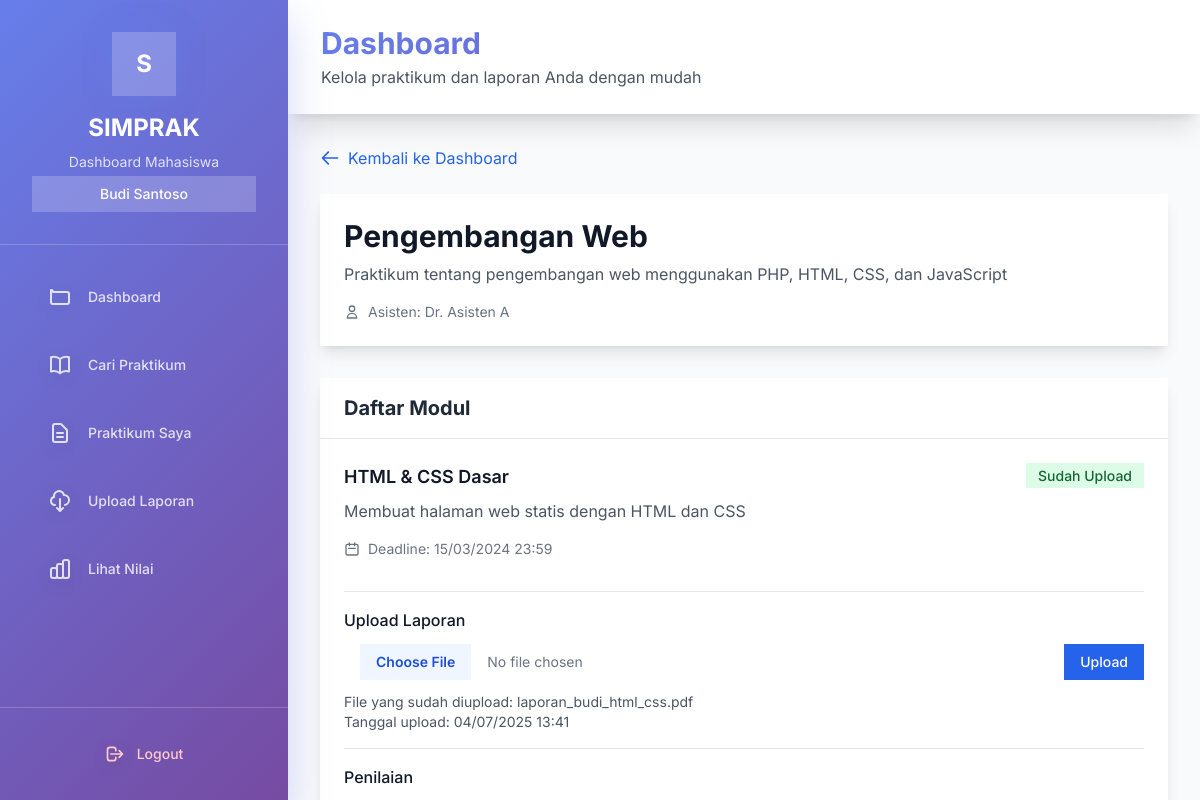
Screenshot of /SistemPengumpulanTugas/mahasiswa/detail_praktikum.php?id=1 (signed in) with the database file from the repository.
### tables this page shows
CREATE TABLE `praktikum` (
  `id` int(11) NOT NULL AUTO_INCREMENT,
  `nama_praktikum` varchar(100) NOT NULL,
  `deskripsi` text,
  `asisten_id` int(11) NOT NULL,
  `created_at` timestamp NOT NULL DEFAULT current_timestamp(),
  PRIMARY KEY (`id`),
  KEY `fk_praktikum_asisten` (`asisten_id`),
  CONSTRAINT `fk_praktikum_asisten` FOREIGN KEY (`asisten_id`) REFERENCES `users` (`id`) ON DELETE CASCADE
);

CREATE TABLE `users` (
  `id` int(11) NOT NULL AUTO_INCREMENT,
  `nama` varchar(100) NOT NULL,
  `email` varchar(100) NOT NULL,
  `password` varchar(255) NOT NULL,
  `role` enum('mahasiswa','asisten','admin') NOT NULL DEFAULT 'mahasiswa',
  `nim` varchar(20) DEFAULT NULL,
  `created_at` timestamp NOT NULL DEFAULT current_timestamp(),
  PRIMARY KEY (`id`),
  UNIQUE KEY `email` (`email`),
  UNIQUE KEY `nim` (`nim`)
);

CREATE TABLE `laporan` (
  `id` int(11) NOT NULL AUTO_INCREMENT,
  `mahasiswa_id` int(11) NOT NULL,
  `modul_id` int(11) NOT NULL,
  `file_laporan` varchar(255) NOT NULL,
  `tanggal_upload` timestamp NOT NULL DEFAULT current_timestamp(),
  `nilai` decimal(5,2) DEFAULT NULL,
  `feedback` text,
  `status` enum('submitted','graded','late') NOT NULL DEFAULT 'submitted',
  PRIMARY KEY (`id`),
  UNIQUE KEY `unique_laporan` (`mahasiswa_id`,`modul_id`),
  KEY `fk_laporan_modul` (`modul_id`),
  CONSTRAINT `fk_laporan_mahasiswa` FOREIGN KEY (`mahasiswa_id`) REFERENCES `users` (`id`) ON DELETE CASCADE,
  CONSTRAINT `fk_laporan_modul` FOREIGN KEY (`modul_id`) REFERENCES `modul` (`id`) ON DELETE CASCADE
);

CREATE TABLE `modul` (
  `id` int(11) NOT NULL AUTO_INCREMENT,
  `praktikum_id` int(11) NOT NULL,
  `judul_modul` varchar(100) NOT NULL,
  `deskripsi` text,
  `file_modul` varchar(255) DEFAULT NULL,
  `deadline` datetime NOT NULL,
  `status` enum('aktif','tidak_aktif') NOT NULL DEFAULT 'aktif',
  `created_at` timestamp NOT NULL DEFAULT current_timestamp(),
  PRIMARY KEY (`id`),
  KEY `fk_modul_praktikum` (`praktikum_id`),
  CONSTRAINT `fk_modul_praktikum` FOREIGN KEY (`praktikum_id`) REFERENCES `praktikum` (`id`) ON DELETE CASCADE
);

### SistemPengumpulanTugas/mahasiswa/detail_praktikum.php (the view, shortened to what this page needs)
<?php
require_once '../config.php';
$user_id = $_SESSION['user_id'];
$praktikum_id = $_GET['id'] ?? 0;
$praktikum_sql = "SELECT p.*, u.nama as asisten_nama FROM praktikum p
                  LEFT JOIN users u ON p.asisten_id = u.id
                  WHERE p.id = ?";
$praktikum_stmt = $conn->prepare($praktikum_sql);
$praktikum_stmt->bind_param("i", $praktikum_id);
$praktikum_stmt->execute();
$praktikum_result = $praktikum_stmt->get_result();
$praktikum = $praktikum_result->fetch_assoc();
$modul_sql = "SELECT m.*, l.file_laporan, l.nilai, l.feedback, l.tanggal_upload
              FROM modul m
              LEFT JOIN laporan l ON m.id = l.modul_id AND l.mahasiswa_id = ?
              WHERE m.praktikum_id = ?
              ORDER BY m.created_at";
$modul_stmt = $conn->prepare($modul_sql);
$modul_stmt->bind_param("ii", $user_id, $praktikum_id);
$modul_stmt->execute();
$modul_result = $modul_stmt->get_result();
?>
<!DOCTYPE html>
<html lang="id">
<head>
    <script src="https://cdn.tailwindcss.com"></script>
</head>
<body class="bg-gray-50">
    <?php include 'templates/header_mahasiswa.php'; ?>
    <div class="min-h-screen py-8">
        <div class="max-w-7xl mx-auto px-4 sm:px-6 lg:px-8">
            <div class="mb-6">
                <a href="dashboard.php" class="text-blue-600 hover:text-blue-500 flex items-center">
                    <svg class="w-5 h-5 mr-2" fill="none" stroke="currentColor" viewBox="0 0 24 24">
                        <path stroke-linecap="round" stroke-linejoin="round" stroke-width="2" d="M10 19l-7-7m0 0l7-7m-7 7h18"></path>
                    </svg>
                    Kembali ke Dashboard
                </a>
            </div>
            <div class="bg-white shadow-lg mb-8 p-6">
                <h1 class="text-3xl font-bold text-gray-900 mb-2">
                    <?php echo htmlspecialchars($praktikum['nama_praktikum']); ?>
                </h1>
                <p class="text-gray-600 mb-4">
                    <?php echo htmlspecialchars($praktikum['deskripsi'] ?? 'Tidak ada deskripsi'); ?>
                </p>
                <div class="flex items-center text-sm text-gray-500">
                    <svg class="w-4 h-4 mr-2" fill="none" stroke="currentColor" viewBox="0 0 24 24">
                        <path stroke-linecap="round" stroke-linejoin="round" stroke-width="2" d="M16 7a4 4 0 11-8 0 4 4 0 018 0zM12 14a7 7 0 00-7 7h14a7 7 0 00-7-7z"></path>
                    </svg>
                    Asisten: <?php echo htmlspecialchars($praktikum['asisten_nama']); ?>
                </div>
            </div>
            <div class="bg-white shadow-lg">
                <div class="px-6 py-4 border-b border-gray-200">
                    <h2 class="text-xl font-bold text-gray-800">Daftar Modul</h2>
                </div>
                <div class="divide-y divide-gray-200">
                    <?php while ($modul = $modul_result->fetch_assoc()): ?>
                        <div class="p-6">
                            <div class="flex items-start justify-between">
                                <div class="flex-1">
                                    <h3 class="text-lg font-semibold text-gray-900 mb-2">
                                        <?php echo htmlspecialchars($modul['judul_modul']); ?>
                                    </h3>
                                    <p class="text-gray-600 mb-4">
                                        <?php echo htmlspecialchars($modul['deskripsi'] ?? 'Tidak ada deskripsi'); ?>
                                    </p>
                                    <div class="flex items-center text-sm text-gray-500 mb-4">
                                        <svg class="w-4 h-4 mr-2" fill="none" stroke="currentColor" viewBox="0 0 24 24">
                                            <path stroke-linecap="round" stroke-linejoin="round" stroke-width="2" d="M8 7V3m8 4V3m-9 8h10M5 21h14a2 2 0 002-2V7a2 2 0 00-2-2H5a2 2 0 00-2 2v12a2 2 0 002 2z"></path>
                                        </svg>
                                        Deadline: <?php echo date('d/m/Y H:i', strtotime($modul['deadline'])); ?>
                                    </div>
                                </div>
                                <div class="ml-6 flex-shrink-0">
                                    <?php if ($modul['file_laporan']): ?>
                                        <span class="bg-green-100 text-green-800 px-3 py-1 text-sm font-medium">
                                            Sudah Upload
                                        </span>
                                    <?php else: ?>
                                        <span class="bg-yellow-100 text-yellow-800 px-3 py-1 text-sm font-medium">
                                            Belum Upload
                                        </span>
                                    <?php endif; ?>
                                </div>
                            </div>
                            <div class="border-t pt-4 mt-4">
                                <h4 class="font-medium text-gray-900 mb-3">Upload Laporan</h4>
                                <form method="POST" enctype="multipart/form-data" class="flex items-center space-x-4">
                                    <input type="file" name="file_laporan" accept=".pdf,.doc,.docx,.zip"
                                           class="block w-full text-sm text-gray-500 file:mr-4 file:py-2 file:px-4 file:border-0 file:text-sm file:font-semibold file:bg-blue-50 file:text-blue-700 hover:file:bg-blue-100">
                                    <button type="submit" name="upload_laporan"
                                            class="bg-blue-600 hover:bg-blue-700 text-white px-4 py-2 text-sm font-medium transition-colors duration-200">
                                        Upload
                                    </button>
                                </form>
                                <?php if ($modul['file_laporan']): ?>
                                    <div class="mt-3 text-sm text-gray-600">
                                        <p>File yang sudah diupload: <?php echo htmlspecialchars($modul['file_laporan']); ?></p>
                                        <p>Tanggal upload: <?php echo date('d/m/Y H:i', strtotime($modul['tanggal_upload'])); ?></p>
                                    </div>
                                <?php endif; ?>
                            </div>
                            <?php if ($modul['nilai'] !== null): ?>
                                <div class="border-t pt-4 mt-4">
                                    <h4 class="font-medium text-gray-900 mb-3">Penilaian</h4>
                                </div>
                            <?php endif; ?>
                        </div>
                    <?php endwhile; ?>
                </div>
            </div>
        </div>
    </div>
    <?php include 'templates/footer_mahasiswa.php'; ?>
</body>
</html>

### SistemPengumpulanTugas/mahasiswa/templates/header_mahasiswa.php (style rules this page uses)
body { font-family: 'Inter', sans-serif; }

### rows the page displays
praktikum: nama_praktikum "Pengembangan Web", deskripsi "Praktikum tentang pengembangan web menggunakan PHP, HTML, CSS, dan JavaScript", asisten.nama "Dr. Asisten A"
laporan: modul.judul_modul "HTML & CSS Dasar", modul.deskripsi "Membuat halaman web statis dengan HTML dan CSS", modul.deadline "15/03/2024 23:59", shows "Sudah Upload", file_laporan "laporan_budi_html_css.pdf", tanggal_upload "04/07/2025 13:41"

### other values shown
$_SESSION['nama'] "Budi Santoso"
$pageTitle "Dashboard"
